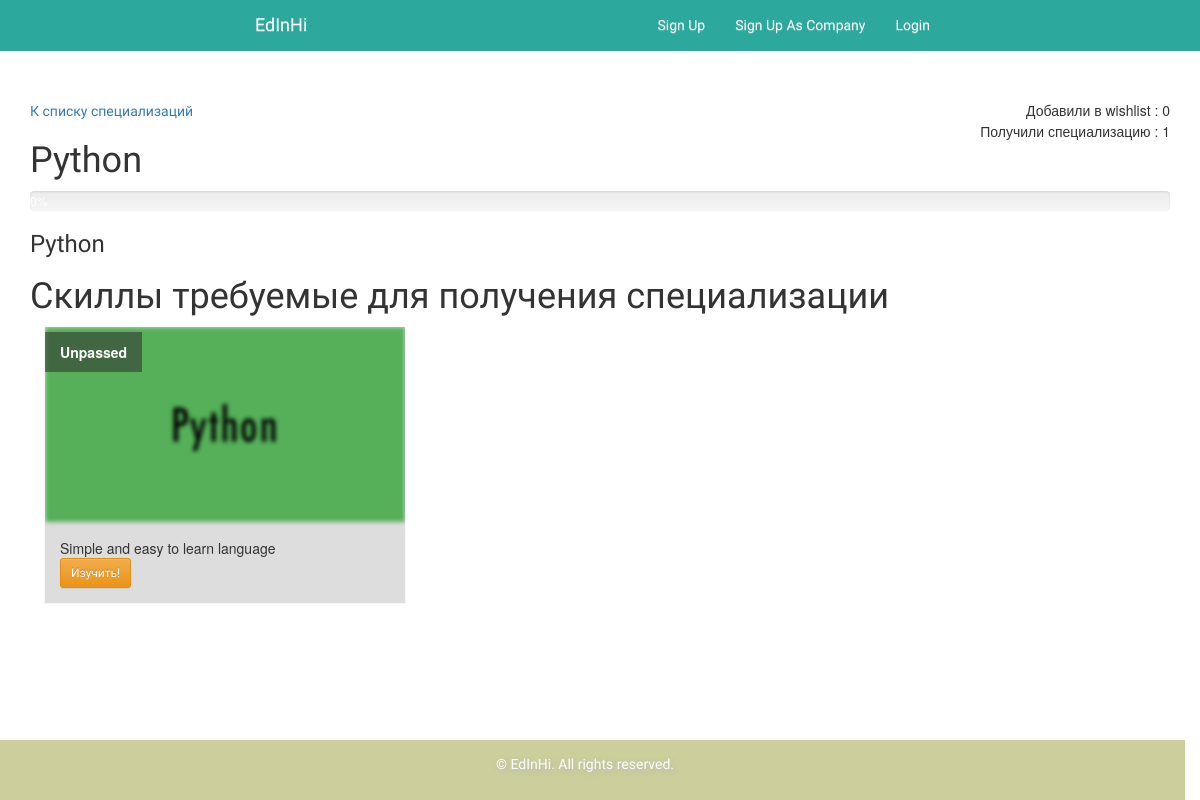
The app's page /spec/3/ with its own data.
### specialization/models.py (models this page shows)
class Specialization(models.Model):
	name = models.CharField(max_length=250, blank=True, default=None)
	description = models.TextField(max_length=250, blank=True)
	skills = models.ManyToManyField(Skill)
	users = models.ManyToManyField(User, blank=True)
	in_wishlist_of_users = models.IntegerField(blank=True, null=True, default=0)

### skill/models.py (models this page shows, shortened)
class Skill(models.Model):
    name = models.CharField(max_length=200)
    description = models.TextField()
    media_books = models.ManyToManyField(Book, blank=True)
    media_video = models.ManyToManyField(Video, blank=True)
    spec_logo = models.ImageField(upload_to='Images/skill_logo', blank=True, null=True)
    short_description = models.TextField(max_length=250, null=True, blank="")
    solved_users = models.ForeignKey(User, on_delete=models.CASCADE, null=True, blank=True)

### specialization/views.py (the view)
# urls.py: url(r'^(?P<pk>[0-9]+)/$', views.specialization_view, name='specialization'),
def specialization_view(request, pk):
    specialization = get_object_or_404(Specialization, pk=pk)
    skills = specialization.skills.all()
    progress = 0
    if request.user.is_authenticated():
        if request.method == "POST":
            if(request.user.abstractuser.wishlist.filter(wish_spec_id=pk).exists()):
                print("You have it")
            else:
                wish_spec = wishSpec(wish_spec_id=int(pk))
                wish_spec.save()
                request.user.abstractuser.wishlist.add(wish_spec)
                request.user.abstractuser.save()
                specialization.in_wishlist_of_users+=1
                specialization.save()
        passed_skills = request.user.skill_set.all()
        passed = 0
        can_add_to_wishlist=request.user.abstractuser.wishlist.filter(wish_spec_id=pk).exists()
        for skill in skills:
            if skill in passed_skills:
                passed+=1
        progress = int(passed/specialization.skills.all().count() * 100)
    else:
            can_add_to_wishlist=False
            progress = 0
            passed_skills = None
    return render(request, 'specialization/specialization.html', {'passed_skills':passed_skills, 'specialization': specialization, 'progress': progress, "add" : can_add_to_wishlist,})

### specialization/templates/specialization/specialization.html (shortened to what this page needs)
{% extends 'main_app/base.html' %}
{% load staticfiles %}
{% block content %}
    <link rel="stylesheet" href="{% static "css/specialization.css" %}">
    <br><br><br><br><br>
    <div class="row">
    <div class="container">
        <a href="{% url 'all_specializations' %}"> К списку специализаций </a>
        <div class="pull-right"> Добавили в wishlist : {{ specialization.in_wishlist_of_users }}  </div>
        <div class="pull-right"> Получили специализацию : {{ specialization.users.all.count }}  </div>
        <h1>{{ specialization.name }}</h1>
        <div class="progress">
        </div>
        <h3> {{ specialization.description }}</h3>
        <h1> Скиллы требуемые для получения специализации </h1>
        <div class="container">
            <div class="row">
                {% for skill in specialization.skills.all %}
                    <div class="col-sm-4 col-md-4">
                        <div class="post">
                            <div class="post-img-content">
                                <img src="{{ skill.spec_logo.url }}" class="img-responsive"/>
                                {% if request.user.is_authenticated %}
                                    <span class="post-title"><b>
                                        {% if skill in request.user.abstractuser.passed_skills.all %} Passed {% else %}
                                            Unpassed {% endif %}</b><br/></span>
                                {% else %}
                                    <span class="post-title"><b>Unpassed</b><br/></span>
                                {% endif %}
                            </div>
                            <div class="content">
                                <div>
                                    {{ skill.short_description }}
                                </div>
                                <div>
                                    <a href="{% url 'skill' skill.id %}" class="btn btn-warning btn-sm">Изучить!</a>
                                </div>
                            </div>
                        </div>
                    </div>
                {% endfor %}
            </div>
        </div>
    </div>
{% endblock %}

### main_app/static/css/main.css (style rules this page uses)
html { position: relative; min-height: 100%; }
label, a, li, .btn { font-family: 'Heebo', sans-serif; font-weight: 300; }
html h1, html h2, html h3, html h4, html h5, html h6 { font-family: 'Heebo', sans-serif; font-weight: 300; }
body { margin-bottom: 60px; }
.btn { background-color: black; }

### main_app/static/css/specialization.css (style rules this page uses)
.post { background-color: #DDDDDD; overflow: hidden; box-shadow: 0 0 1px #CCC; }
.post img { filter: blur(2px); -webkit-filter: blur(2px); -moz-filter: blur(2px); -o-filter: blur(2px); -ms-filter: blur(2px); }
.post .content { padding: 15px; }
.post .post-img-content { height: 196px; position: relative; }
.post .post-img-content img { position: absolute; }
.post .post-title { display: table-cell; vertical-align: bottom; z-index: 2; position: relative; }
.post .post-title b { background-color: rgba(51, 51, 51, 0.58); display: inline-block; margin-bottom: 5px; color: #FFF; padding: 10px 15px; margin-top: 5px; }

### records on screen
Specialization: in_wishlist_of_users "0", users.all.count "1", name "Python", description "Python"
Skill: spec_logo (picture), short_description "Simple and easy to learn language"
